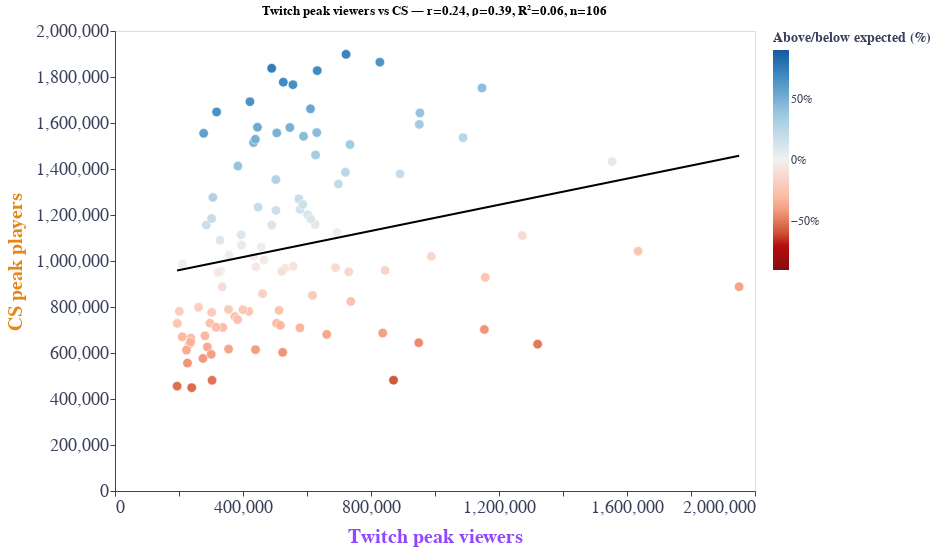

Notebook code cell kept with this figure:
### Markdown cell above
#### Twitch-CS Scatterplot

### Code cell
twitch_chart

### Figure 1 — Vega-Lite specification as saved in the notebook (floating-point values rounded to 4 significant figures)
{"$schema": "https://vega.github.io/schema/vega-lite/v5.20.1.json", "config": {"background": "white", "view": {"continuousHeight": 300, "continuousWidth": 300}}, "datasets": {"data-965136ca9375a74c35d52602a2f69df9": [{"cs": 664428, "month": "2016-11-01T00:00:00", "pct_diff": -0.3157, "pred_cs": 971000.0, "twitch": 237149}, {"cs": 702226, "month": "2016-12-01T00:00:00", "pct_diff": -0.4297, "pred_cs": 1231000.0, "twitch": 1154232}, {"cs": 858017, "month": "2017-01-01T00:00:00", "pct_diff": -0.1707, "pred_cs": 1035000.0, "twitch": 461337}, {"cs": 785343, "month": "2017-02-01T00:00:00", "pct_diff": -0.2515, "pred_cs": 1049000.0, "twitch": 512456}, {"cs": 780831, "month": "2017-03-01T00:00:00", "pct_diff": -0.2363, "pred_cs": 1022000.0, "twitch": 418276}, {"cs": 728537, "month": "2017-04-01T00:00:00", "pct_diff": -0.2403, "pred_cs": 959000.0, "twitch": 194939}, {"cs": 729279, "month": "2017-05-01T00:00:00", "pct_diff": -0.2618, "pred_cs": 987900.0, "twitch": 296775}, {"cs": 644596, "month": "2017-06-01T00:00:00", "pct_diff": -0.4505, "pred_cs": 1173000.0, "twitch": 949075}, {"cs": 670361, "month": "2017-07-01T00:00:00", "pct_diff": -0.3041, "pred_cs": 963300.0, "twitch": 210176}, {"cs": 626044, "month": "2017-08-01T00:00:00", "pct_diff": -0.3648, "pred_cs": 985600.0, "twitch": 288573}, {"cs": 709468, "month": "2017-09-01T00:00:00", "pct_diff": -0.3355, "pred_cs": 1068000.0, "twitch": 577878}, {"cs": 674835, "month": "2017-10-01T00:00:00", "pct_diff": -0.3138, "pred_cs": 983500.0, "twitch": 281142}, {"cs": 638295, "month": "2017-11-01T00:00:00", "pct_diff": -0.3418, "pred_cs": 969700.0, "twitch": 232638}, {"cs": 638526, "month": "2017-12-01T00:00:00", "pct_diff": -0.5006, "pred_cs": 1279000.0, "twitch": 1320676}, {"cs": 758776, "month": "2018-01-01T00:00:00", "pct_diff": -0.2488, "pred_cs": 1010000.0, "twitch": 374721}, {"cs": 728848, "month": "2018-02-01T00:00:00", "pct_diff": -0.3039, "pred_cs": 1047000.0, "twitch": 504991}, {"cs": 710912, "month": "2018-03-01T00:00:00", "pct_diff": -0.2886, "pred_cs": 999300.0, "twitch": 336839}, {"cs": 556019, "month": "2018-04-01T00:00:00", "pct_diff": -0.4256, "pred_cs": 968000.0, "twitch": 226561}, {"cs": 481392, "month": "2018-05-01T00:00:00", "pct_diff": -0.5136, "pred_cs": 989800.0, "twitch": 303388}, {"cs": 449409, "month": "2018-06-01T00:00:00", "pct_diff": -0.5375, "pred_cs": 971700.0, "twitch": 239670}, {"cs": 455676, "month": "2018-07-01T00:00:00", "pct_diff": -0.5247, "pred_cs": 958800.0, "twitch": 194122}, {"cs": 481746, "month": "2018-08-01T00:00:00", "pct_diff": -0.5814, "pred_cs": 1151000.0, "twitch": 870470}, {"cs": 612880, "month": "2018-09-01T00:00:00", "pct_diff": -0.3662, "pred_cs": 967000.0, "twitch": 223168}, {"cs": 594113, "month": "2018-10-01T00:00:00", "pct_diff": -0.3993, "pred_cs": 989000.0, "twitch": 300573}, {"cs": 576288, "month": "2018-11-01T00:00:00", "pct_diff": -0.413, "pred_cs": 981700.0, "twitch": 274858}, {"cs": 781335, "month": "2018-12-01T00:00:00", "pct_diff": -0.1867, "pred_cs": 960700.0, "twitch": 201034}, {"cs": 720255, "month": "2019-01-01T00:00:00", "pct_diff": -0.3143, "pred_cs": 1050000.0, "twitch": 516787}, {"cs": 686703, "month": "2019-02-01T00:00:00", "pct_diff": -0.3983, "pred_cs": 1141000.0, "twitch": 836577}, {"cs": 711735, "month": "2019-03-01T00:00:00", "pct_diff": -0.2835, "pred_cs": 993400.0, "twitch": 316041}, {"cs": 647906, "month": "2019-04-01T00:00:00", "pct_diff": -0.3326, "pred_cs": 970800.0, "twitch": 236322}, {"cs": 616941, "month": "2019-05-01T00:00:00", "pct_diff": -0.3858, "pred_cs": 1004000.0, "twitch": 354909}, {"cs": 614513, "month": "2019-06-01T00:00:00", "pct_diff": -0.4024, "pred_cs": 1028000.0, "twitch": 439125}, {"cs": 602806, "month": "2019-07-01T00:00:00", "pct_diff": -0.4272, "pred_cs": 1052000.0, "twitch": 523956}, {"cs": 680892, "month": "2019-08-01T00:00:00", "pct_diff": -0.3762, "pred_cs": 1092000.0, "twitch": 661722}, {"cs": 745425, "month": "2019-09-01T00:00:00", "pct_diff": -0.2637, "pred_cs": 1012000.0, "twitch": 382770}, {"cs": 776751, "month": "2019-10-01T00:00:00", "pct_diff": -0.215, "pred_cs": 989500.0, "twitch": 302229}, {"cs": 789463, "month": "2019-11-01T00:00:00", "pct_diff": -0.214, "pred_cs": 1004000.0, "twitch": 354673}, {"cs": 798764, "month": "2019-12-01T00:00:00", "pct_diff": -0.1831, "pred_cs": 977800.0, "twitch": 261130}, {"cs": 850328, "month": "2020-01-01T00:00:00", "pct_diff": -0.2118, "pred_cs": 1079000.0, "twitch": 617143}, {"cs": 959235, "month": "2020-02-01T00:00:00", "pct_diff": -0.161, "pred_cs": 1143000.0, "twitch": 843931}, {"cs": 1269874, "month": "2020-03-01T00:00:00", "pct_diff": 0.1903, "pred_cs": 1067000.0, "twitch": 574885}, {"cs": 1354060, "month": "2020-04-01T00:00:00", "pct_diff": 0.2941, "pred_cs": 1046000.0, "twitch": 502637}, {"cs": 1220085, "month": "2020-05-01T00:00:00", "pct_diff": 0.166, "pred_cs": 1046000.0, "twitch": 502764}, {"cs": 986980, "month": "2020-06-01T00:00:00", "pct_diff": 0.02429, "pred_cs": 963600.0, "twitch": 211031}, {"cs": 887871, "month": "2020-07-01T00:00:00", "pct_diff": -0.111, "pred_cs": 998800.0, "twitch": 335027}, {"cs": 955869, "month": "2020-08-01T00:00:00", "pct_diff": -0.04162, "pred_cs": 997400.0, "twitch": 330089}, {"cs": 1003755, "month": "2020-09-01T00:00:00", "pct_diff": -0.03101, "pred_cs": 1036000.0, "twitch": 465673}, {"cs": 977120, "month": "2020-10-01T00:00:00", "pct_diff": -0.07964, "pred_cs": 1062000.0, "twitch": 556546}, {"cs": 1069121, "month": "2020-11-01T00:00:00", "pct_diff": 0.05237, "pred_cs": 1016000.0, "twitch": 395368}, {"cs": 1201522, "month": "2020-12-01T00:00:00", "pct_diff": 0.1181, "pred_cs": 1075000.0, "twitch": 602155}, {"cs": 1158553, "month": "2021-01-01T00:00:00", "pct_diff": 0.0715, "pred_cs": 1081000.0, "twitch": 625487}, {"cs": 1156160, "month": "2021-02-01T00:00:00", "pct_diff": 0.1088, "pred_cs": 1043000.0, "twitch": 489826}, {"cs": 1234187, "month": "2021-03-01T00:00:00", "pct_diff": 0.1975, "pred_cs": 1031000.0, "twitch": 447255}, {"cs": 1182193, "month": "2021-04-01T00:00:00", "pct_diff": 0.09733, "pred_cs": 1077000.0, "twitch": 611693}, {"cs": 1114107, "month": "2021-05-01T00:00:00", "pct_diff": 0.09692, "pred_cs": 1016000.0, "twitch": 394499}, {"cs": 953085, "month": "2021-06-01T00:00:00", "pct_diff": -0.1422, "pred_cs": 1111000.0, "twitch": 730453}, {"cs": 788128, "month": "2021-07-01T00:00:00", "pct_diff": -0.2251, "pred_cs": 1017000.0, "twitch": 399637}, {"cs": 824180, "month": "2021-08-01T00:00:00", "pct_diff": -0.2594, "pred_cs": 1113000.0, "twitch": 736929}, {"cs": 970788, "month": "2021-09-01T00:00:00", "pct_diff": -0.117, "pred_cs": 1099000.0, "twitch": 689355}, {"cs": 888099, "month": "2021-10-01T00:00:00", "pct_diff": -0.3906, "pred_cs": 1457000.0, "twitch": 1950442}, {"cs": 967548, "month": "2021-11-01T00:00:00", "pct_diff": -0.08233, "pred_cs": 1054000.0, "twitch": 530769}, {"cs": 974624, "month": "2021-12-01T00:00:00", "pct_diff": -0.05259, "pred_cs": 1029000.0, "twitch": 440489}, {"cs": 1019800, "month": "2022-01-01T00:00:00", "pct_diff": -0.1389, "pred_cs": 1184000.0, "twitch": 988449}, {"cs": 1026057, "month": "2022-02-01T00:00:00", "pct_diff": 0.02109, "pred_cs": 1005000.0, "twitch": 356457}, {"cs": 1019747, "month": "2022-03-01T00:00:00", "pct_diff": -0.006727, "pred_cs": 1027000.0, "twitch": 433195}, {"cs": 1042536, "month": "2022-04-01T00:00:00", "pct_diff": -0.2378, "pred_cs": 1368000.0, "twitch": 1634605}, {"cs": 954908, "month": "2022-05-01T00:00:00", "pct_diff": -0.09198, "pred_cs": 1052000.0, "twitch": 521208}, {"cs": 928566, "month": "2022-06-01T00:00:00", "pct_diff": -0.2464, "pred_cs": 1232000.0, "twitch": 1157283}, {"cs": 950395, "month": "2022-07-01T00:00:00", "pct_diff": -0.04493, "pred_cs": 995100.0, "twitch": 322087}, {"cs": 1060765, "month": "2022-08-01T00:00:00", "pct_diff": 0.02662, "pred_cs": 1033000.0, "twitch": 456477}, {"cs": 1124191, "month": "2022-09-01T00:00:00", "pct_diff": 0.02154, "pred_cs": 1100000.0, "twitch": 693262}, {"cs": 1110627, "month": "2022-10-01T00:00:00", "pct_diff": -0.1221, "pred_cs": 1265000.0, "twitch": 1273072}, {"cs": 1156226, "month": "2022-11-01T00:00:00", "pct_diff": 0.1743, "pred_cs": 984600.0, "twitch": 284991}, {"cs": 1090343, "month": "2022-12-01T00:00:00", "pct_diff": 0.09381, "pred_cs": 996800.0, "twitch": 328157}, {"cs": 1224207, "month": "2023-01-01T00:00:00", "pct_diff": 0.1464, "pred_cs": 1068000.0, "twitch": 578423}, {"cs": 1378327, "month": "2023-02-01T00:00:00", "pct_diff": 0.1918, "pred_cs": 1156000.0, "twitch": 890512}, {"cs": 1542231, "month": "2023-03-01T00:00:00", "pct_diff": 0.4401, "pred_cs": 1071000.0, "twitch": 589121}, {"cs": 1536102, "month": "2023-04-01T00:00:00", "pct_diff": 0.267, "pred_cs": 1212000.0, "twitch": 1087551}, {"cs": 1837896, "month": "2023-05-01T00:00:00", "pct_diff": 0.75, "pred_cs": 1043000.0, "twitch": 489612}, {"cs": 1692482, "month": "2023-06-01T00:00:00", "pct_diff": 0.6538, "pred_cs": 1023000.0, "twitch": 421682}, {"cs": 1245840, "month": "2023-07-01T00:00:00", "pct_diff": 0.1641, "pred_cs": 1070000.0, "twitch": 586548}, {"cs": 1557039, "month": "2023-08-01T00:00:00", "pct_diff": 0.4869, "pred_cs": 1047000.0, "twitch": 505586}, {"cs": 1580157, "month": "2023-09-01T00:00:00", "pct_diff": 0.4924, "pred_cs": 1059000.0, "twitch": 546449}, {"cs": 1412825, "month": "2023-10-01T00:00:00", "pct_diff": 0.3951, "pred_cs": 1013000.0, "twitch": 383963}, {"cs": 1184525, "month": "2023-11-01T00:00:00", "pct_diff": 0.1972, "pred_cs": 989400.0, "twitch": 302110}, {"cs": 1276429, "month": "2023-12-01T00:00:00", "pct_diff": 0.2887, "pred_cs": 990500.0, "twitch": 305821}, {"cs": 1334752, "month": "2024-01-01T00:00:00", "pct_diff": 0.2114, "pred_cs": 1102000.0, "twitch": 698049}, {"cs": 1431938, "month": "2024-02-01T00:00:00", "pct_diff": 0.0648, "pred_cs": 1345000.0, "twitch": 1553750}, {"cs": 1555064, "month": "2024-03-01T00:00:00", "pct_diff": 0.5831, "pred_cs": 982300.0, "twitch": 277008}, {"cs": 1647977, "month": "2024-04-01T00:00:00", "pct_diff": 0.6582, "pred_cs": 993800.0, "twitch": 317538}, {"cs": 1661558, "month": "2024-05-01T00:00:00", "pct_diff": 0.5426, "pred_cs": 1077000.0, "twitch": 610953}, {"cs": 1558198, "month": "2024-06-01T00:00:00", "pct_diff": 0.4392, "pred_cs": 1083000.0, "twitch": 630445}, {"cs": 1385446, "month": "2024-07-01T00:00:00", "pct_diff": 0.2503, "pred_cs": 1108000.0, "twitch": 719996}, {"cs": 1461132, "month": "2024-08-01T00:00:00", "pct_diff": 0.3508, "pred_cs": 1082000.0, "twitch": 626902}, {"cs": 1515033, "month": "2024-09-01T00:00:00", "pct_diff": 0.4758, "pred_cs": 1027000.0, "twitch": 432847}, {"cs": 1529352, "month": "2024-10-01T00:00:00", "pct_diff": 0.4874, "pred_cs": 1028000.0, "twitch": 438615}, {"cs": 1593726, "month": "2024-11-01T00:00:00", "pct_diff": 0.3579, "pred_cs": 1174000.0, "twitch": 951116}, {"cs": 1777329, "month": "2024-12-01T00:00:00", "pct_diff": 0.6879, "pred_cs": 1053000.0, "twitch": 525938}, {"cs": 1643797, "month": "2025-01-01T00:00:00", "pct_diff": 0.3999, "pred_cs": 1174000.0, "twitch": 952930}, {"cs": 1827625, "month": "2025-02-01T00:00:00", "pct_diff": 0.6874, "pred_cs": 1083000.0, "twitch": 631990}, {"cs": 1864428, "month": "2025-03-01T00:00:00", "pct_diff": 0.6374, "pred_cs": 1139000.0, "twitch": 827726}, {"cs": 1898525, "month": "2025-04-01T00:00:00", "pct_diff": 0.7125, "pred_cs": 1109000.0, "twitch": 722031}, {"cs": 1752347, "month": "2025-05-01T00:00:00", "pct_diff": 0.4255, "pred_cs": 1229000.0, "twitch": 1146827}, {"cs": 1766572, "month": "2025-06-01T00:00:00", "pct_diff": 0.6642, "pred_cs": 1062000.0, "twitch": 556026}, {"cs": 1506027, "month": "2025-07-01T00:00:00", "pct_diff": 0.3542, "pred_cs": 1112000.0, "twitch": 734295}, {"cs": 1581554, "month": "2025-08-01T00:00:00", "pct_diff": 0.5354, "pred_cs": 1030000.0, "twitch": 445214}], "data-a9769d1f7b47bb95b401174db2baa762": [{"x": 194122, "y": 958800.0}, {"x": 1950442, "y": 1457000.0}]}, "height": 460, "layer": [{"data": {"name": "data-965136ca9375a74c35d52602a2f69df9"}, "encoding": {"color": {"field": "pct_diff", "legend": {"direction": "vertical", "format": ".0%", "gradientLength": 220, "labelColor": "#3b415c", "labelFontSize": 12, "orient": "right", "titleColor": "#3b415c", "titleFontSize": 14}, "scale": {"domain": [-0.9, -0.7, -0.35, 0, 0.35, 0.7, 0.9], "range": ["#7f0000", "#b30000", "#fcae91", "#f0f0f0", "#9ecae1", "#3182bd", "#08519c"]}, "title": "Above/below expected (%)", "type": "quantitative"}, "tooltip": [{"field": "month", "format": "%Y %b", "title": "Month", "type": "temporal"}, {"field": "twitch", "format": ",.0f", "title": "Twitch peak viewers", "type": "quantitative"}, {"field": "cs", "format": ",.0f", "title": "CS players", "type": "quantitative"}, {"field": "pred_cs", "format": ",.0f", "title": "Predicted players", "type": "quantitative"}, {"field": "pct_diff", "format": ".1%", "title": "% above/below", "type": "quantitative"}], "x": {"axis": {"domain": true, "domainColor": "#3b415c", "grid": false, "labelColor": "#3b415c", "labelFontSize": 18, "tickColor": "#3b415c", "tickCount": 7, "ticks": true, "titleColor": "#9146FF", "titleFontSize": 20, "titlePadding": 10}, "field": "twitch", "title": "Twitch peak viewers", "type": "quantitative"}, "y": {"axis": {"domain": true, "domainColor": "#3b415c", "grid": false, "labelColor": "#3b415c", "labelFontSize": 18, "tickColor": "#3b415c", "tickCount": 7, "ticks": true, "titleColor": "#E58716", "titleFontSize": 20, "titlePadding": 10}, "field": "cs", "title": "CS peak players", "type": "quantitative"}}, "mark": {"opacity": 0.95, "size": 90, "stroke": "white", "strokeWidth": 0.6, "type": "circle"}, "title": "Twitch peak viewers vs CS — r=0.24, ρ=0.39, R²=0.06, n=106"}, {"data": {"name": "data-a9769d1f7b47bb95b401174db2baa762"}, "encoding": {"x": {"field": "x", "type": "quantitative"}, "y": {"field": "y", "type": "quantitative"}}, "mark": {"color": "#000000", "size": 2, "type": "line"}}], "width": 640}
